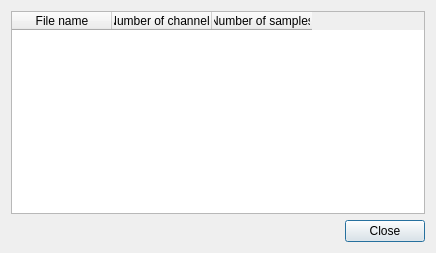
<?xml version="1.0" encoding="UTF-8"?>
<ui version="4.0">
 <class>SourceDialog</class>
 <widget class="QDialog" name="SourceDialog">
  <property name="geometry">
   <rect>
    <x>0</x>
    <y>0</y>
    <width>436</width>
    <height>253</height>
   </rect>
  </property>
  <property name="windowTitle">
   <string>Available data sources</string>
  </property>
  <layout class="QVBoxLayout" name="verticalLayout">
   <item>
    <widget class="QTableWidget" name="tableWidget">
     <property name="editTriggers">
      <set>QAbstractItemView::NoEditTriggers</set>
     </property>
     <property name="alternatingRowColors">
      <bool>true</bool>
     </property>
     <property name="selectionMode">
      <enum>QAbstractItemView::SingleSelection</enum>
     </property>
     <property name="selectionBehavior">
      <enum>QAbstractItemView::SelectRows</enum>
     </property>
     <column>
      <property name="text">
       <string>File name</string>
      </property>
     </column>
     <column>
      <property name="text">
       <string>Number of channels</string>
      </property>
     </column>
     <column>
      <property name="text">
       <string>Number of samples</string>
      </property>
     </column>
    </widget>
   </item>
   <item>
    <widget class="QDialogButtonBox" name="buttonBox">
     <property name="orientation">
      <enum>Qt::Horizontal</enum>
     </property>
     <property name="standardButtons">
      <set>QDialogButtonBox::Close</set>
     </property>
    </widget>
   </item>
  </layout>
 </widget>
 <resources/>
 <connections>
  <connection>
   <sender>buttonBox</sender>
   <signal>accepted()</signal>
   <receiver>SourceDialog</receiver>
   <slot>accept()</slot>
   <hints>
    <hint type="sourcelabel">
     <x>248</x>
     <y>254</y>
    </hint>
    <hint type="destinationlabel">
     <x>157</x>
     <y>274</y>
    </hint>
   </hints>
  </connection>
  <connection>
   <sender>buttonBox</sender>
   <signal>rejected()</signal>
   <receiver>SourceDialog</receiver>
   <slot>reject()</slot>
   <hints>
    <hint type="sourcelabel">
     <x>316</x>
     <y>260</y>
    </hint>
    <hint type="destinationlabel">
     <x>286</x>
     <y>274</y>
    </hint>
   </hints>
  </connection>
 </connections>
</ui>
